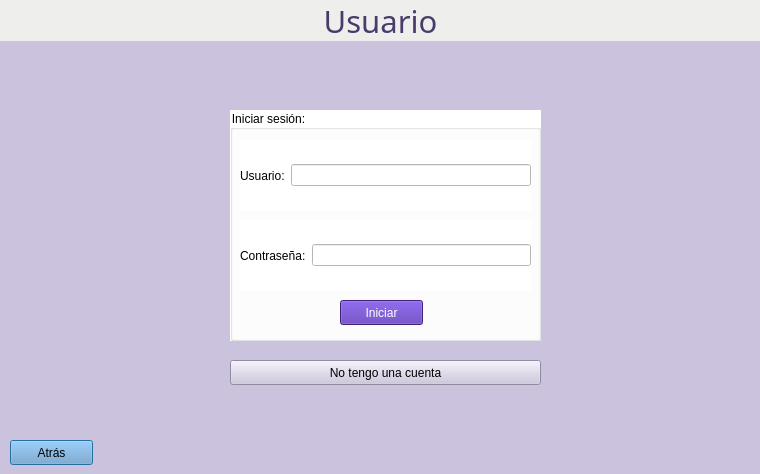
<?xml version="1.0" encoding="UTF-8"?>
<ui version="4.0">
 <class>IniciarSesion</class>
 <widget class="QDialog" name="IniciarSesion">
  <property name="geometry">
   <rect>
    <x>0</x>
    <y>0</y>
    <width>760</width>
    <height>474</height>
   </rect>
  </property>
  <property name="windowTitle">
   <string>Dialog</string>
  </property>
  <property name="styleSheet">
   <string notr="true">background-color: rgb(203, 195, 221);</string>
  </property>
  <widget class="QLabel" name="label_5">
   <property name="geometry">
    <rect>
     <x>10</x>
     <y>50</y>
     <width>201</width>
     <height>161</height>
    </rect>
   </property>
   <property name="text">
    <string/>
   </property>
   <property name="pixmap">
    <pixmap>../Pictures/ubic1.png</pixmap>
   </property>
  </widget>
  <widget class="QLabel" name="label_6">
   <property name="geometry">
    <rect>
     <x>580</x>
     <y>310</y>
     <width>181</width>
     <height>161</height>
    </rect>
   </property>
   <property name="text">
    <string/>
   </property>
   <property name="pixmap">
    <pixmap>../Pictures/taxi.png</pixmap>
   </property>
  </widget>
  <widget class="QPushButton" name="pushButton_atras">
   <property name="geometry">
    <rect>
     <x>10</x>
     <y>440</y>
     <width>83</width>
     <height>25</height>
    </rect>
   </property>
   <property name="styleSheet">
    <string notr="true">background-color: rgb(114, 159, 207);</string>
   </property>
   <property name="text">
    <string>Atrás</string>
   </property>
  </widget>
  <widget class="QGroupBox" name="groupBox">
   <property name="geometry">
    <rect>
     <x>230</x>
     <y>110</y>
     <width>311</width>
     <height>231</height>
    </rect>
   </property>
   <property name="styleSheet">
    <string notr="true">background-color: rgb(255, 255, 255);</string>
   </property>
   <property name="title">
    <string>Iniciar sesión:</string>
   </property>
   <widget class="QPushButton" name="pushButton_iniciar">
    <property name="geometry">
     <rect>
      <x>110</x>
      <y>190</y>
      <width>83</width>
      <height>25</height>
     </rect>
    </property>
    <property name="styleSheet">
     <string notr="true">color: rgb(255, 255, 255);
background-color: rgb(85, 47, 175);</string>
    </property>
    <property name="text">
     <string>Iniciar</string>
    </property>
   </widget>
   <widget class="QWidget" name="layoutWidget">
    <property name="geometry">
     <rect>
      <x>10</x>
      <y>30</y>
      <width>291</width>
      <height>71</height>
     </rect>
    </property>
    <layout class="QHBoxLayout" name="horizontalLayout">
     <item>
      <widget class="QLabel" name="label">
       <property name="text">
        <string>Usuario:</string>
       </property>
      </widget>
     </item>
     <item>
      <widget class="QLineEdit" name="lineEdit_usuario"/>
     </item>
    </layout>
   </widget>
   <widget class="QWidget" name="layoutWidget_2">
    <property name="geometry">
     <rect>
      <x>10</x>
      <y>110</y>
      <width>291</width>
      <height>71</height>
     </rect>
    </property>
    <layout class="QHBoxLayout" name="horizontalLayout_2">
     <item>
      <widget class="QLabel" name="label_2">
       <property name="text">
        <string>Contraseña:</string>
       </property>
      </widget>
     </item>
     <item>
      <widget class="QLineEdit" name="lineEdit_contrasena"/>
     </item>
    </layout>
   </widget>
  </widget>
  <widget class="QPushButton" name="pushButton_iniciar_2">
   <property name="geometry">
    <rect>
     <x>230</x>
     <y>360</y>
     <width>311</width>
     <height>25</height>
    </rect>
   </property>
   <property name="text">
    <string>No tengo una cuenta</string>
   </property>
  </widget>
  <widget class="QLabel" name="label_sesion">
   <property name="geometry">
    <rect>
     <x>0</x>
     <y>0</y>
     <width>761</width>
     <height>41</height>
    </rect>
   </property>
   <property name="font">
    <font>
     <family>Dejavu Sans Mono Book</family>
     <pointsize>23</pointsize>
     <weight>50</weight>
     <italic>false</italic>
     <bold>false</bold>
    </font>
   </property>
   <property name="styleSheet">
    <string notr="true">font: 23pt &quot;Dejavu Sans Mono Book&quot;;
color: rgb(73, 60, 107);
background-color: rgb(238, 238, 236);</string>
   </property>
   <property name="text">
    <string>Usuario</string>
   </property>
   <property name="alignment">
    <set>Qt::AlignCenter</set>
   </property>
  </widget>
 </widget>
 <resources/>
 <connections/>
</ui>
